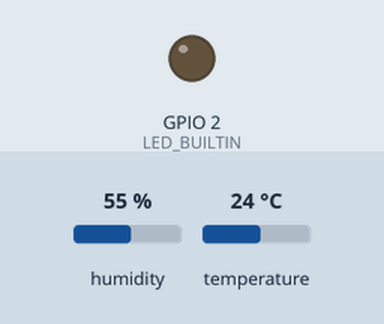
Recording of a sketch running on a simulated ESP8266 (NodeMCU). Parts: output pins drawn as LEDs (lit = HIGH, except the on-board LED, lit = LOW). The inputs (shaded band) are chosen by the test bench; at power-on: humidity 55 %, temperature 24 °C. WiFi joins after 1.5 s; servers stay silent unless stated; uploads are accepted with an empty reply; what the sketch prints to the serial monitor is not drawn.

Above: at 1.8 s.
Timing chart, 0 to 3.3 s (numbered marks = the images above):
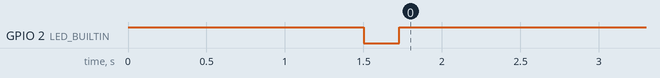

Measured:
- by itself, GPIO 2 (LED_BUILTIN): HIGH → LOW at 1.5 s, → HIGH 0.22 s later

The sketch:

sensor_to_database.ino
```cpp
#include <DHT.h>// DHT sensor library by Adafruit
#include <ESP8266WiFi.h>
#include <WiFiClientSecure.h>
#include <ESP8266HTTPClient.h>

#define DHTPIN 5 // D1
#define DHTTYPE DHT11

// Replace with your network credentials
const char* ssid     = "WIFI_SSID";
const char* password = "W";

// supabase credentials
String API_URL = "API_URL";
String API_KEY = "API_KEY";
String TableName = "maintable";
const int httpsPort = 443;

// Sending interval of the packets in seconds
int sendinginterval = 1200; // 20 minutes
//int sendinginterval = 120; // 2 minutes

HTTPClient https;
WiFiClientSecure client;
DHT dht(DHTPIN, DHTTYPE);

float h;
float t;
int m;

void setup() {
  // builtIn led is used to indicate when a message is being sent
  pinMode(LED_BUILTIN, OUTPUT);
  digitalWrite(LED_BUILTIN, HIGH); // the builtin LED is wired backwards HIGH turns it off

  // HTTPS is used without checking credentials
  client.setInsecure();

  // Connect to the WIFI
  Serial.begin(115200);
  dht.begin();

  Serial.print("Connecting to ");
  Serial.println(ssid);
  WiFi.begin(ssid, password);
  while (WiFi.status() != WL_CONNECTED) {
    delay(500);
    Serial.print(".");
  }

  // Print local IP address
  Serial.println("");
  Serial.println("WiFi connected.");
  Serial.println("IP address: ");
  Serial.println(WiFi.localIP());
}

void loop() {

   // If connected to the internet turn the Builtin led On and attempt to send a message to the database
  if (WiFi.status() == WL_CONNECTED) {
    digitalWrite(LED_BUILTIN, LOW); // LOW turns ON

    // Read all sensors
    h = dht.readHumidity();
    t = dht.readTemperature();
    m = analogRead(A0);

    // Send the a post request to the server
    https.begin(client,API_URL+"/rest/v1/"+TableName);
    https.addHeader("Content-Type", "application/json");
    https.addHeader("Prefer", "return=representation");
    https.addHeader("apikey", API_KEY);
    https.addHeader("Authorization", "Bearer " + API_KEY);
    int httpCode = https.POST("{\"temperature\":" + String(t)+ ",\"humidity\":"+ String(h)+",\"moisture\":" + String(1024 - m)+"}" );   //Send the request
    String payload = https.getString();
    Serial.println(httpCode);   //Print HTTP return code
    Serial.println(payload);    //Print request response payload
    https.end();


    digitalWrite(LED_BUILTIN, HIGH); // HIGH turns off
  }else{
    Serial.println("Error in WiFi connection");
  }
  delay(1000*sendinginterval);  //wait to send the next request

}
```
